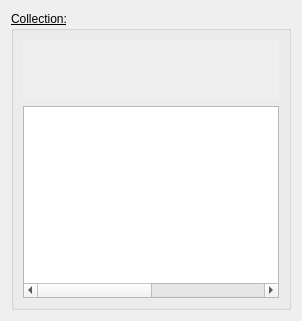
        <widget class="QWidget" name="libraryCollection">
         <attribute name="title">
          <string>Collections</string>
         </attribute>
         <layout class="QGridLayout" name="gridLayout_20">
          <item row="0" column="0">
           <widget class="QGroupBox" name="groupBox_collections">
            <property name="font">
             <font>
              <bold>false</bold>
              <underline>true</underline>
             </font>
            </property>
            <property name="title">
             <string>Collection:</string>
            </property>
            <layout class="QGridLayout" name="gridLayout_21">
             <item row="1" column="0">
              <widget class="QTableWidget" name="tableWidget_sgCollectionBrowser">
               <property name="font">
                <font>
                 <pointsize>1</pointsize>
                 <bold>false</bold>
                 <underline>true</underline>
                </font>
               </property>
               <property name="contextMenuPolicy">
                <enum>Qt::ActionsContextMenu</enum>
               </property>
               <property name="iconSize">
                <size>
                 <width>128</width>
                 <height>128</height>
                </size>
               </property>
               <property name="textElideMode">
                <enum>Qt::ElideNone</enum>
               </property>
               <property name="showGrid">
                <bool>false</bool>
               </property>
               <property name="gridStyle">
                <enum>Qt::NoPen</enum>
               </property>
               <property name="sortingEnabled">
                <bool>false</bool>
               </property>
               <property name="columnCount">
                <number>2</number>
               </property>
               <attribute name="horizontalHeaderVisible">
                <bool>false</bool>
               </attribute>
               <attribute name="horizontalHeaderMinimumSectionSize">
                <number>128</number>
               </attribute>
               <attribute name="horizontalHeaderDefaultSectionSize">
                <number>128</number>
               </attribute>
               <attribute name="horizontalHeaderHighlightSections">
                <bool>false</bool>
               </attribute>
               <attribute name="verticalHeaderVisible">
                <bool>false</bool>
               </attribute>
               <attribute name="verticalHeaderMinimumSectionSize">
                <number>128</number>
               </attribute>
               <attribute name="verticalHeaderDefaultSectionSize">
                <number>128</number>
               </attribute>
               <column/>
               <column/>
              </widget>
             </item>
             <item row="0" column="0">
              <widget class="QLabel" name="label_sgCollection">
               <property name="sizePolicy">
                <sizepolicy hsizetype="Expanding" vsizetype="Maximum">
                 <horstretch>0</horstretch>
                 <verstretch>0</verstretch>
                </sizepolicy>
               </property>
               <property name="minimumSize">
                <size>
                 <width>0</width>
                 <height>60</height>
                </size>
               </property>
               <property name="maximumSize">
                <size>
                 <width>16777215</width>
                 <height>60</height>
                </size>
               </property>
               <property name="baseSize">
                <size>
                 <width>641</width>
                 <height>60</height>
                </size>
               </property>
               <property name="autoFillBackground">
                <bool>true</bool>
               </property>
               <property name="text">
                <string/>
               </property>
               <property name="scaledContents">
                <bool>false</bool>
               </property>
               <property name="alignment">
                <set>Qt::AlignLeading|Qt::AlignLeft|Qt::AlignTop</set>
               </property>
              </widget>
             </item>
            </layout>
           </widget>
          </item>
         </layout>
        </widget>
